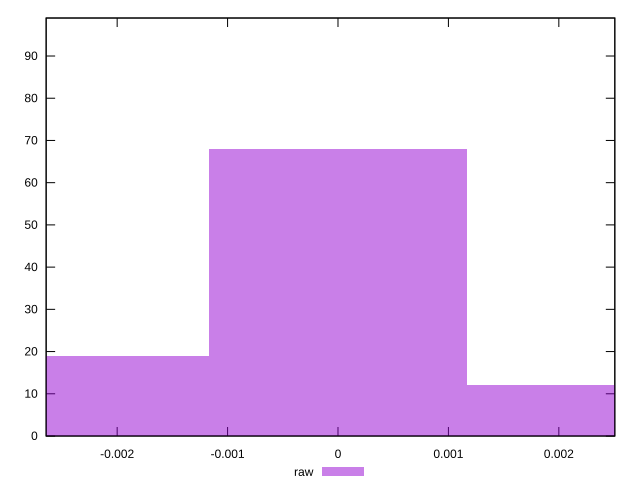

Recreate this plot in gnuplot.
reset

$raw <<EOF
0 68
-0.002341374822755692 19
0.002341374822755692 12
EOF

set key outside below
set boxwidth 0.002341374822755692
set xrange [-0.0026432148258297484:0.0025071229024396704]
set yrange [0:99]
set trange [0:99]
set style fill transparent solid 0.5 noborder
set terminal svg size 640, 490 enhanced background rgb 'white'
set output "reports/report_00027_2021-02-24T12-40-31.850Z/meta/pScore-difference/samples/card/raw/histogram.svg"

plot $raw title "raw" with boxes

reset
